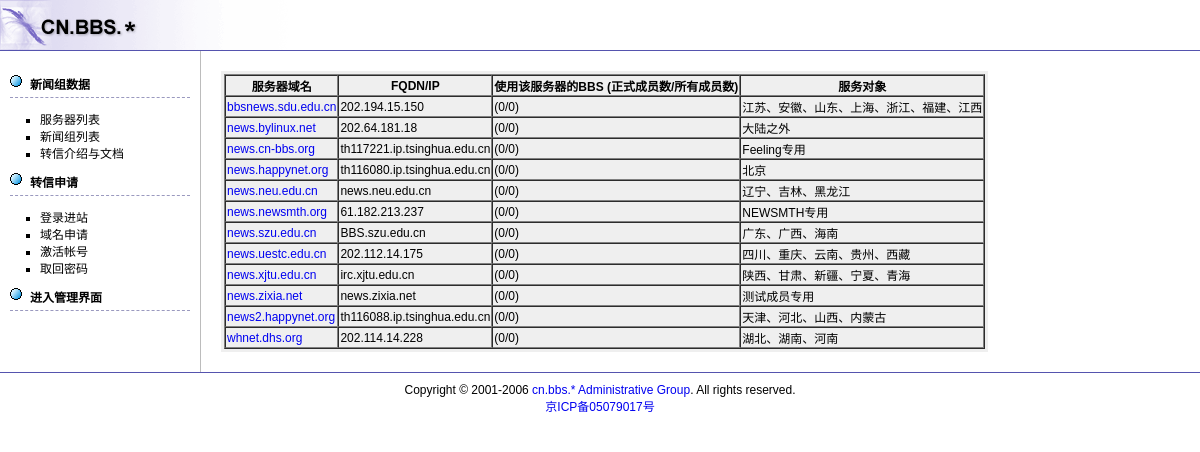
The app's page /panel/listnews.php with its own data.
### tables this page shows
CREATE TABLE `_news_srv` (
  `id` int(10) unsigned NOT NULL auto_increment,
  `name` varchar(40) NOT NULL default '',
  `host` varchar(40) NOT NULL default '',
  `url` varchar(40) NOT NULL default '',
  `comment` varchar(40) NOT NULL default '',
  `comment_en` varchar(40) NOT NULL default '',
  PRIMARY KEY  (`id`)
);

### panel/config.php (called while the page is built, shortened)
<?php
$syscfg['title']	= "cn.bbs.* 控制面板";
$syscfg['badid']	= Array("shit", "fuck", "tmd",
				"ns1", "ns",
				"ns2",
				"ns3",
				"mail",
				"bbs",
				"king",
				"nimitz",
				"sysgp",
				"fyf",
				"earth",
				"sysop",
				"7net",
				"amoonearth",
				"cgi",
				"forum",
				"ftp",
				"jessie",
				"leoboard",
				"maple",
				"news",
				"top",
				"wd",
				"www",
				"my",
				"bt",
				"admin", "campus", "comp", "lang", "literal",
				"rec", "sci", "soc", "sports", "talk",
				"blog", "wiki"
				);
$syscfg['mysql']	= Array(
				"Host" => "localhost",
				"User" => "cnbbs",
				"Password" => "password",
				"Database" => "cnbbs"
				);
$syscfg['email']	= "noreply@cn-bbs.org";
$syscfg['blogmail']	= "";
$syscfg['url']		= "http://cn-bbs.org/cnweb";
$syscfg['dn']		= "cn-bbs.org";
$syscfg['admin']	= Array("czz"=>"password");
$syscfg['fpath']	= "/web/tmp/cn-bbs.org.tmp";
$syscfg['dpath']	= "/named/etc/namedb/cn-bbs.org";
$syscfg['ipath']	= "/web/tmp/cn-bbs.org.orig";
$syscfg['rprog']	= "/web/tmp/update_dns";
$syscfg['uid']		= 0;
$syscfg['gid']		= 0;
$syscfg['restart']	= 0;
$syscfg['mpath']	= "/news/bin/inews -h";
$syscfg['newsgrp']	= "cn.bbs.admin";
$syscfg['faqfile']	= "./FAQ";
?>

### panel/db_mysql.php (called while the page is built, shortened)
<?php
class db_mysql {
    var $Host     = "";
    var $User     = "";
    var $Password = "";
    var $Use_Pconn     = 1;
    var $Record   = array();
    var $Link_ID  = 0;
    var $Query_ID = 0;
    function &connect($params = "") {
	if ( 0 == $this->Link_ID ) {
	    if ($this->Use_Pconn)
		$this->Link_ID = mysql_pconnect($this->Host, $this->User, $this->Password);
	    else
		$this->Link_ID = mysql_connect($this->Host, $this->User, $this->Password);
	}
	return $this->Link_ID;
    }
    function free() {
	if ($this->Query_ID) {
	    $this->Query_ID = 0;
	}
    }
    function query($Query_String = "") {
	$this->Query_ID = @mysql_query($Query_String,$this->Link_ID);
	return $this->Query_ID;
    }
    function next_record() {
	$this->Record = @mysql_fetch_array($this->Query_ID);
	$stat = is_array($this->Record);
	return $stat;
    }
    function f($Name) {
	if (isset($this->Record[$Name])) {
	    return $this->Record[$Name];
	}
    }
}
?>

### panel/listnews.php (the view, shortened to what this page needs)
<?php
include ("config.php");
require ("db_mysql.php");
	$db1 = new db_mysql($syscfg['mysql']);
    $db1->connect();
    $newslist = "<table border=\"1\" cellspacing=\"0\">\n"
    ."<tr align=\"center\"><th>服务器域名</th><th>FQDN/IP</thu><th>使用该服务器的BBS (正式成员数/所有成员数)</th><th>服务对象</th></tr>\n";
    $db1->query("SELECT * FROM _news_srv ORDER BY name");
    while ($db1->next_record()) {
	if ($db1->f('url'))
	    $newslist .= "<tr><td><a name=\"" . $db1->f('id'). "\" href=\"" . $db1->f('url') . "\" target=\"_blank\">" . $db1->f('name') . "</a></td><td>" . $db1->f('host') . "</td>\n<td>";
	else
	    $newslist .= "<tr><td>" . $db1->f(name) . "</td><td>" . $db1->f(host) . "</td>\n<td>";
	$sum = 0;
	$sum_passive = 0;
	$newslist .= "(" . $sum_passive . "/" . $sum . ")";
	$newslist .= "</td><td>" . $db1->f('comment') . "</td></tr>\n";
    }
    $newslist .= "</table>\n";
    $string = <<<__EOF__
     <table border="0" width="100%" align="center" bgcolor="#efefef">
     <tr>
     <td>
	$newslist
     </td>
     </tr>
     </table>
__EOF__;
include ("header.php");
print $string;
include ("footer.php");
exit();
?>

### panel/default.css (style rules this page uses)
td, th { font-size: 12px; font-family:Verdana, Arial, Helvetica, sans-serif; }
a { font-family: Verdana, Arial, Helvetica, sans-serif; font-size: 12px; color: #0000f0; text-decoration: none }
body { font-size: 12px; font-family: Verdana, Arial, Helvetica, sans-serif; margin: 0px }

### records on screen
_news_srv: name "bbsnews.sdu.edu.cn", host "202.194.15.150", value "(0/0)", comment "江苏、安徽、山东、上海、浙江、福建、江西"
_news_srv: name "news.bylinux.net", host "202.64.181.18", value "(0/0)", comment "大陆之外"
_news_srv: name "news.cn-bbs.org", host "th117221.ip.tsinghua.edu.cn", value "(0/0)", comment "Feeling专用"
_news_srv: name "news.happynet.org", host "th116080.ip.tsinghua.edu.cn", value "(0/0)", comment "北京"
_news_srv: name "news.neu.edu.cn", host "news.neu.edu.cn", value "(0/0)", comment "辽宁、吉林、黑龙江"
_news_srv: name "news.newsmth.org", host "61.182.213.237", value "(0/0)", comment "NEWSMTH专用"
_news_srv: name "news.szu.edu.cn", host "BBS.szu.edu.cn", value "(0/0)", comment "广东、广西、海南"
_news_srv: name "news.uestc.edu.cn", host "202.112.14.175", value "(0/0)", comment "四川、重庆、云南、贵州、西藏"
_news_srv: name "news.xjtu.edu.cn", host "irc.xjtu.edu.cn", value "(0/0)", comment "陕西、甘肃、新疆、宁夏、青海"
_news_srv: name "news.zixia.net", host "news.zixia.net", value "(0/0)", comment "测试成员专用"
_news_srv: name "news2.happynet.org", host "th116088.ip.tsinghua.edu.cn", value "(0/0)", comment "天津、河北、山西、内蒙古"
_news_srv: name "whnet.dhs.org", host "202.114.14.228", value "(0/0)", comment "湖北、湖南、河南"

### other values on screen
$value "登录进站"
$value "域名申请"
$value "激活帐号"
$value "取回密码"
